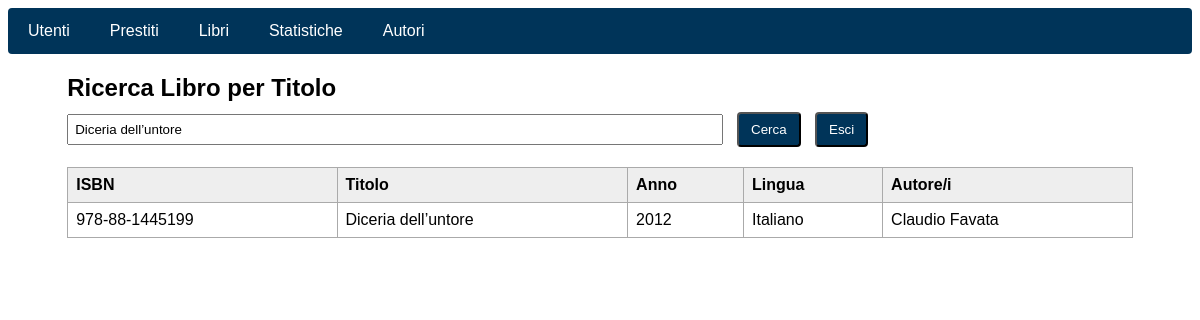
The page /libri/search.php?titolo=Diceria dell’untore on the database its author committed.
### tables this page shows
CREATE TABLE Libro (
    ISBN VARCHAR(20) PRIMARY KEY,
    titolo VARCHAR(255) NOT NULL,
    anno_pubblicazione INT,
    lingua VARCHAR(50)
);

### libri/search.php (the view, shortened to what this page needs)
<?php
require_once("../connect.php");
$titolo_ricerca = $_GET["titolo"] ?? "";
$query = "
    SELECT
        L.ISBN,
        L.titolo,
        L.anno_pubblicazione,
        L.lingua,
        GROUP_CONCAT(CONCAT(A.nome, ' ', A.cognome) SEPARATOR ', ') AS autori
    FROM
        Libro L
    LEFT JOIN
        AutoreLibro AL ON L.ISBN = AL.ISBN
    LEFT JOIN
        Autore A ON AL.id_autore = A.id_autore
";
if ($titolo_ricerca !== "") {
    $title_search_sql = mysqli_real_escape_string($connection, $titolo_ricerca);
    $query .= " WHERE L.titolo LIKE '%$title_search_sql%' ";
}
$query .= "
    GROUP BY L.ISBN, L.titolo, L.anno_pubblicazione, L.lingua
    ORDER BY L.titolo
";
$result = mysqli_query($connection, $query);
?>
<!DOCTYPE html>
<html lang="it">
<head>
</head>
<body>
    <?php include("../navbar.php"); ?>
    <div class="container">
        <h2>Ricerca Libro per Titolo</h2>
        <form method="get">
            <input type="text" name="titolo" placeholder="Inserisci titolo..." value="<?= htmlspecialchars($titolo_ricerca) ?>">
            <button type="submit" class="btn">Cerca</button>
            <button type="button" class="btn" onclick="window.location.href='get.php'">Esci</button>
        </form>
        <?php if ($result && mysqli_num_rows($result) > 0): ?>
            <table>
                <thead>
                    <tr>
                        <th>ISBN</th>
                        <th>Titolo</th>
                        <th>Anno</th>
                        <th>Lingua</th>
                        <th>Autore/i</th>
                    </tr>
                </thead>
                <tbody>
                    <?php while ($row = mysqli_fetch_assoc($result)): ?>
                        <tr>
                            <td><?= htmlspecialchars($row["ISBN"]) ?></td>
                            <td><?= htmlspecialchars($row["titolo"]) ?></td>
                            <td><?= htmlspecialchars($row["anno_pubblicazione"]) ?></td>
                            <td><?= htmlspecialchars($row["lingua"]) ?></td>
                            <td><?= htmlspecialchars($row["autori"]) ?></td>
                        </tr>
                    <?php endwhile; ?>
                </tbody>
            </table>
        <?php else: ?>
            <p>Nessun libro trovato.</p>
        <?php endif; ?>
    </div>
</body>
</html>

### libri/search.php (style rules this page uses)
body { font-family: Arial, sans-serif; }
h2 { margin-bottom: 10px; }
.container { width: 90%; margin: 20px auto; }
input[type="text"] { width: 60%; padding: 6px; margin-right: 10px; }
.btn { display: inline-block; margin-right: 10px; padding: 8px 12px; background-color: #003459; color: white; text-decoration: none; border-radius: 4px; }
table { width: 100%; border-collapse: collapse; margin-top: 20px; }
th, td { border: 1px solid #aaa; padding: 8px; text-align: left; }
th { background-color: #eee; }

### navbar.php (style rules this page uses)
* { font-family: Arial, Helvetica, sans-serif; }

### rows shown on the page
libro: ISBN "978-88-1445199", titolo "Diceria dell’untore", anno_pubblicazione "2012", lingua "Italiano", autori "Claudio Favata"
